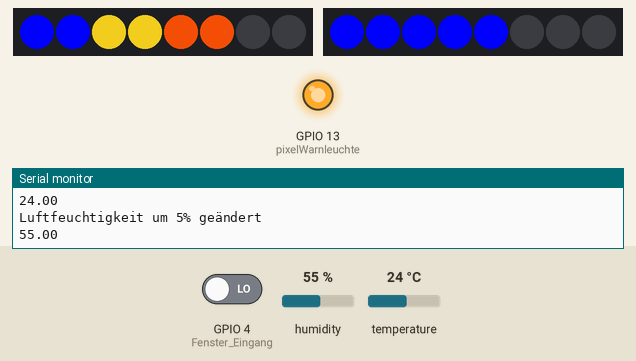
A program run on a simulated ESP8266 (NodeMCU). Shown: 2 × 8 RGB LEDs in strip order, left to right, output pins drawn as LEDs (lit = HIGH), the last lines printed to the serial monitor. The test bench sets the inputs (shaded band); at power-on: humidity 55 %, temperature 24 °C, GPIO 4 (Fenster_Eingang) LOW. WiFi joins after 1.5 s; servers stay silent unless stated; no MQTT or app messages arrive unless stated.

Above: at 4.5 s.
4.6 s: humidity set to 78 %
At 6.3 s:
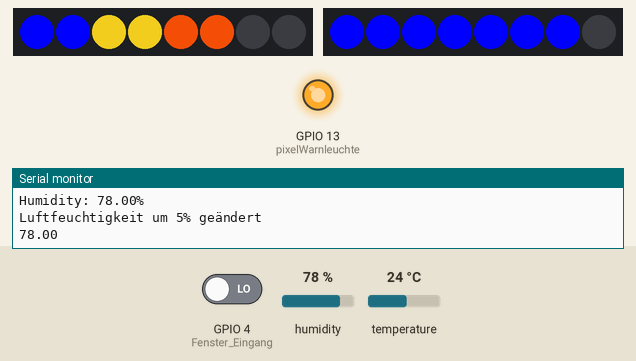
7.6 s: humidity set to 81 %
10.6 s: temperature set to 19 °C
At 13.2 s:
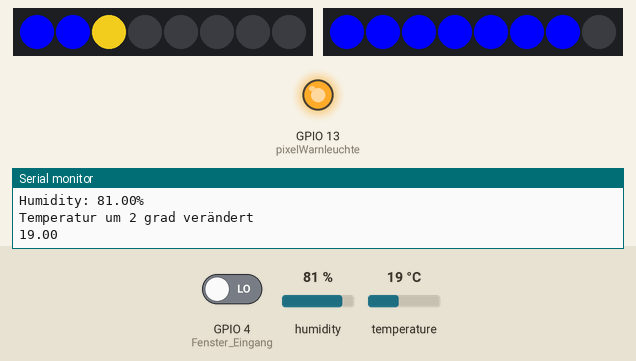
13.6 s: temperature set to 28 °C
At 14.3 s:
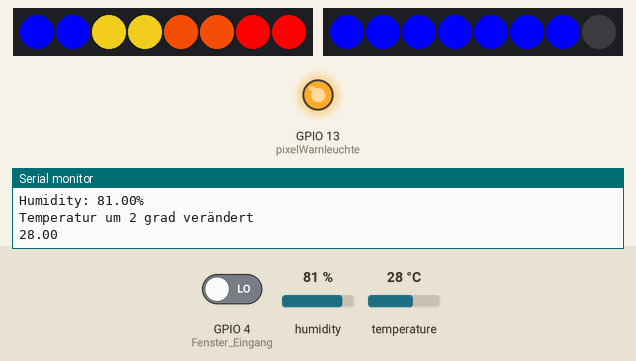
16.6 s: humidity set to 88 %
At 18.4 s:
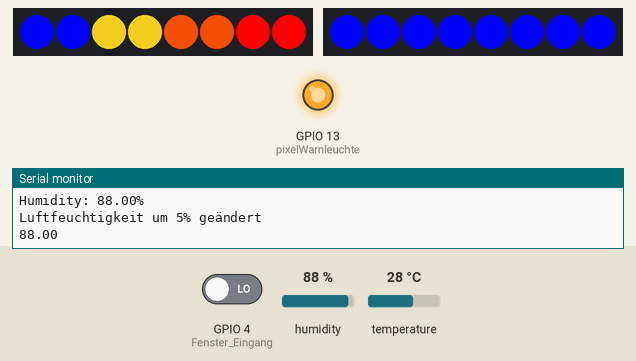
19.6 s: GPIO 4 (Fenster_Eingang) driven HIGH
At 21.3 s:
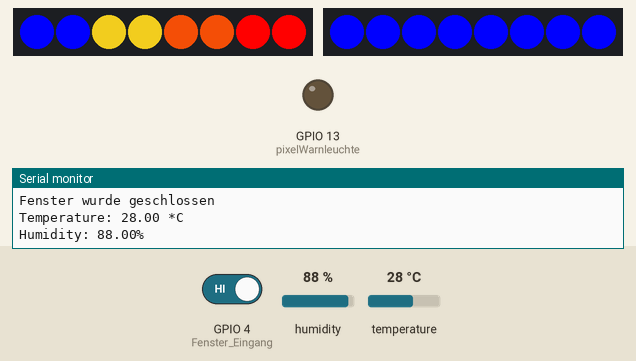
Timing chart, 0 to 22.8 s (numbered marks = the images above; inputs shaded):
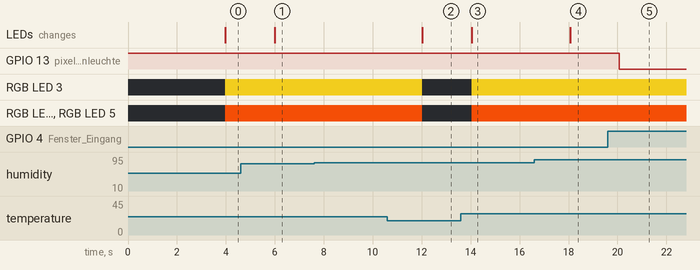

The program:

main.cpp
```cpp
//für Fenster
#include <Arduino.h>
#include <ESP8266WiFi.h>
#include <PubSubClient.h>
#include <string>
#include <sstream>

//für Neopixel
#include <Adafruit_NeoPixel.h>

//für Temperatur
#include <Adafruit_Sensor.h>
#include <DHT.h>
#include <DHT_U.h>
#include <stdio.h>
#include <math.h>

//für MQTT
#define ssid "SSID"
#define password "PASSWD"
#define mqtt_server "172.16.0.6"
#define mqtt_port 1883
#define clientId "NodeMCU-Fenster"

//Wlan
WiFiClient espClient;
PubSubClient client(espClient);

// Declaration and initialization of the input pin
int Fenster_Eingang = 4;
int Temperatur_Eingang = 5;
float aktuelleTemperatur = 200.0;
float aktuelleLuftfechtigkeit = 200.0;
bool FensterOffen = true;
char Messwert[6];

const int numPixels = 8;
const int pixelPinTemperatur = 2;
const int pixelPinFeuchtigkeit = 10;
const int pixelWarnleuchte = 13;

Adafruit_NeoPixel stick_Temperatur = Adafruit_NeoPixel(numPixels, pixelPinTemperatur);
Adafruit_NeoPixel stick_Feuchtigkeit = Adafruit_NeoPixel(numPixels, pixelPinFeuchtigkeit);

uint32_t blau = stick_Temperatur.Color(0x00, 0x00, 0xFF); // r, g, b - blue
uint32_t gelb = stick_Temperatur.Color(212, 180, 26);     // r, g, b - gelb
uint32_t orange = stick_Temperatur.Color(220, 70, 5);   // r, g, b - orange
uint32_t rot = stick_Temperatur.Color(255, 0, 0);         // r, g, b - rot

//Verzeichnis
std::string MQTTNachrichtFenster = "home/Wohnzimmer/Fenster1";
std::string MQTTNachrichtTemperatur = "home/Wohnzimmer/Temperatur";
std::string MQTTNachrichtFeuchtigkeit = "home/Wohnzimmer/Feuchtigkeit";

//delay für die Messungen vom DHT11
uint32_t delayMS;

DHT_Unified dht(Temperatur_Eingang, DHT11);

void setup()
{
    stick_Temperatur.begin(); // start the NeoPixel display
    stick_Feuchtigkeit.begin(); // start the NeoPixel display

    pinMode(Fenster_Eingang, INPUT);
    pinMode(pixelWarnleuchte, OUTPUT);
    digitalWrite(pixelWarnleuchte, HIGH);

    Serial.begin(9600); // Serial output with 9600 bps
    WiFi.begin(ssid, password);

    while (WiFi.status() != WL_CONNECTED)
    {
        delay(100);
    }
    Serial.println("Verbindung ok");
    client.setServer(mqtt_server, mqtt_port);

    dht.begin();

    sensor_t Temperatur_sensor;
    dht.temperature().getSensor(&Temperatur_sensor);
    //print Temperatur details
    Serial.println("Temperature");
    Serial.print  ("Sensor:       "); Serial.println(Temperatur_sensor.name);
    Serial.print  ("Driver Ver:   "); Serial.println(Temperatur_sensor.version);
    Serial.print  ("Unique ID:    "); Serial.println(Temperatur_sensor.sensor_id);
    Serial.print  ("Max Value:    "); Serial.print(Temperatur_sensor.max_value); Serial.println(" *C");
    Serial.print  ("Min Value:    "); Serial.print(Temperatur_sensor.min_value); Serial.println(" *C");
    Serial.print  ("Resolution:   "); Serial.print(Temperatur_sensor.resolution); Serial.println(" *C");
    Serial.println("------------------------------------");

    sensor_t Feuchtigkeit_sensor;
    dht.humidity().getSensor(&Feuchtigkeit_sensor);
    // Print humidity Feuchtigkeit_sensor details.
    Serial.println("------------------------------------");
    Serial.println("Humidity");
    Serial.print  ("Sensor:       "); Serial.println(Feuchtigkeit_sensor.name);
    Serial.print  ("Driver Ver:   "); Serial.println(Feuchtigkeit_sensor.version);
    Serial.print  ("Unique ID:    "); Serial.println(Feuchtigkeit_sensor.sensor_id);
    Serial.print  ("Max Value:    "); Serial.print(Feuchtigkeit_sensor.max_value); Serial.println("%");
    Serial.print  ("Min Value:    "); Serial.print(Feuchtigkeit_sensor.min_value); Serial.println("%");
    Serial.print  ("Resolution:   "); Serial.print(Feuchtigkeit_sensor.resolution); Serial.println("%");
    Serial.println("------------------------------------");

    delayMS = Feuchtigkeit_sensor.min_delay / 1000;
}

void reverse(char *str, int len)
{
    int i = 0, j = len - 1, temp;
    while (i < j)
    {
        temp = str[i];
        str[i] = str[j];
        str[j] = temp;
        i++;
        j--;
    }
}

// Converts a given integer x to string str[].  d is the number
// of digits required in output. If d is more than the number
// of digits in x, then 0s are added at the beginning.
int intToStr(int x, char str[], int d)
{
    int i = 0;
    while (x)
    {
        str[i++] = (x % 10) + '0';
        x = x / 10;
    }

    // If number of digits required is more, then
    // add 0s at the beginning
    while (i < d)
        str[i++] = '0';

    reverse(str, i);
    str[i] = '\0';
    return i;
}
// Converts a floating point number to string.
void ftoa(float n, char *res, int afterpoint)
{
    // Extract integer part
    int ipart = (int)n;

    // Extract floating part
    float fpart = n - (float)ipart;

    // convert integer part to string
    int i = intToStr(ipart, res, 0);

    // check for display option after point
    if (afterpoint != 0)
    {
        res[i] = '.'; // add dot

        // Get the value of fraction part upto given no.
        // of points after dot. The third parameter is needed
        // to handle cases like 233.007
        fpart = fpart * pow(10, afterpoint);

        intToStr((int)fpart, res + i + 1, afterpoint);
    }
}

void reconnect()
{
    while (!client.connected())
    {
        Serial.print("Reconnecting...");

        if (!client.connect(clientId))
        {
            Serial.print("failed, rc=");
            Serial.print(client.state());
            Serial.println(" retrying in 5 seconds");
            delay(5000);
        }
    }
}

void stelleSchwarz(Adafruit_NeoPixel &stick, int start)
{
    for(int i = start; i<numPixels;i++)
    {
        stick.setPixelColor(i,0);
    }
}

void lassLEDLeuchten(Adafruit_NeoPixel &stick, int start, uint32_t farbe)
{
    stick.setPixelColor(start, farbe);

    if (start < numPixels - 1)
    {
        stelleSchwarz(stick, start + 1);
    }
}

void zeigeTemperaturAufLED(Adafruit_NeoPixel &stick, float aktuelleTemperatur)
{

    if (aktuelleTemperatur >= 14.0)
    {
        lassLEDLeuchten(stick,0, blau);
    }
    if (aktuelleTemperatur >= 16.0)
    {
        lassLEDLeuchten(stick,1, blau);
    }
    if (aktuelleTemperatur >= 18.0)
    {
        lassLEDLeuchten(stick,2, gelb);
    }
    if (aktuelleTemperatur >= 20.0)
    {
        lassLEDLeuchten(stick, 3, gelb);
    }
    if (aktuelleTemperatur >= 22.0)
    {
        lassLEDLeuchten(stick, 4, orange);
    }
    if (aktuelleTemperatur >= 24.0)
    {
        lassLEDLeuchten(stick, 5, orange);
    }
    if (aktuelleTemperatur >= 26.0)
    {
        lassLEDLeuchten(stick, 6, rot);
    }
    if (aktuelleTemperatur >= 28.0)
    {
        lassLEDLeuchten(stick, 7, rot);
    }
    stick.show();
}

void zeigeFeuchtigkeitAufLED(Adafruit_NeoPixel &stick, float aktuelleLuftfechtigkeit)
{
        if (aktuelleLuftfechtigkeit >= 10.0)
    {
        lassLEDLeuchten(stick,0, blau);
    }
    if (aktuelleLuftfechtigkeit >= 20.0)
    {
        lassLEDLeuchten(stick,1, blau);
    }
    if (aktuelleLuftfechtigkeit >= 30.0)
    {
        lassLEDLeuchten(stick,2, blau);
    }
    if (aktuelleLuftfechtigkeit >= 40.0)
    {
        lassLEDLeuchten(stick, 3, blau);
    }
    if (aktuelleLuftfechtigkeit >= 50.0)
    {
        lassLEDLeuchten(stick, 4, blau);
    }
    if (aktuelleLuftfechtigkeit >= 60.0)
    {
        lassLEDLeuchten(stick, 5, blau);
    }
    if (aktuelleLuftfechtigkeit >= 70.0)
    {
        lassLEDLeuchten(stick, 6, blau);
    }
    if (aktuelleLuftfechtigkeit >= 80.0)
    {
        lassLEDLeuchten(stick, 7, blau);
    }
    stick.show();
}


void loop()
{
    delay(delayMS);
    int fenster = digitalRead(Fenster_Eingang);

    reconnect();
    client.loop();

    //test ob fenster zu oder auf ist
    if (fenster == 1 && FensterOffen == true)
    {
        Serial.println("Fenster wurde geschlossen");
        client.publish(MQTTNachrichtFenster.c_str(), "Fenster zu");
        FensterOffen = false;
        digitalWrite(pixelWarnleuchte, LOW);
    }
    else if (fenster != 1 && FensterOffen == false)
    {
        Serial.println("Fenster wurde geöffnet");
        client.publish(MQTTNachrichtFenster.c_str(), "Fenster offen");
        FensterOffen = true;
        digitalWrite(pixelWarnleuchte, HIGH);
    }

    //Temperaturmessungen
    sensors_event_t event_temperatur;
    dht.temperature().getEvent(&event_temperatur);

    if (isnan(event_temperatur.temperature))
    {
        Serial.println("Error reading temperature!");
    }
    else
    {
        Serial.print("Temperature: ");
        Serial.print(event_temperatur.temperature);
        Serial.println(" *C");
    }

    // Feuchtigkeitmessungen
    sensors_event_t event_feuchtigkeit;
    dht.humidity().getEvent(&event_feuchtigkeit);

    if (isnan(event_feuchtigkeit.relative_humidity))
    {
        Serial.println("Error reading humidity!");
    }
    else
    {
        Serial.print("Humidity: ");
        Serial.print(event_feuchtigkeit.relative_humidity);
        Serial.println("%");
    }

    //MQTT Nachrichten nur bei 2 Grad abweichung
    if (aktuelleTemperatur >= event_temperatur.temperature + 2.0 || aktuelleTemperatur <= event_temperatur.temperature - 2.0)
    {
        aktuelleTemperatur = event_temperatur.temperature;
        ftoa(aktuelleTemperatur, Messwert, 2);
        client.publish(MQTTNachrichtTemperatur.c_str(), Messwert);
        Serial.println("Temperatur um 2 grad verändert");
        Serial.println(Messwert);
    }
    //MQTT Nachricht nur bei 5% Feuchtigkeit abweichung
    if (aktuelleLuftfechtigkeit >= event_feuchtigkeit.relative_humidity + 5.0 || aktuelleLuftfechtigkeit <= event_feuchtigkeit.relative_humidity - 5.0)
    {
        aktuelleLuftfechtigkeit = event_feuchtigkeit.relative_humidity;
        ftoa(aktuelleLuftfechtigkeit, Messwert, 2);
        client.publish(MQTTNachrichtFeuchtigkeit.c_str(), Messwert);
        Serial.println("Luftfeuchtigkeit um 5% geändert");
        Serial.println(Messwert);
    }
    zeigeTemperaturAufLED(stick_Temperatur, aktuelleTemperatur);
    zeigeFeuchtigkeitAufLED(stick_Feuchtigkeit, aktuelleLuftfechtigkeit);

}
```

Measured:
- after the input at 4.6 s, the LEDs: change after 1.4 s (image 1)
- after the input at 10.6 s, RGB LED 3: RGB(212, 180, 26) → off after 1.4 s; RGB LED 4, RGB LED 5: RGB(220, 70, 5) → off after 1.4 s; the LEDs: change after 1.4 s (image 2)
- after the input at 13.6 s, RGB LED 3: off → RGB(212, 180, 26) after 0.44 s; RGB LED 4, RGB LED 5: off → RGB(220, 70, 5) after 0.44 s; the LEDs: change after 0.44 s (image 3)
- after the input at 16.6 s, the LEDs: change after 1.5 s (image 4)
- after the input at 19.6 s, GPIO 13 (pixelWarnleuchte): HIGH → LOW after 0.47 s
